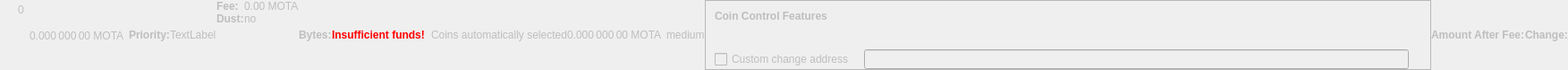
    <widget class="QWidget" name="dummyHideWidget" native="true">
     <property name="enabled">
      <bool>false</bool>
     </property>
     <property name="maximumSize">
      <size>
       <width>100</width>
       <height>22</height>
      </size>
     </property>
     <layout class="QHBoxLayout" name="dummyHideLayout">
      <property name="spacing">
       <number>0</number>
      </property>
      <property name="leftMargin">
       <number>0</number>
      </property>
      <property name="topMargin">
       <number>0</number>
      </property>
      <property name="rightMargin">
       <number>0</number>
      </property>
      <property name="bottomMargin">
       <number>0</number>
      </property>
      <item>
       <layout class="QFormLayout" name="formLayoutCoinControl1">
        <property name="horizontalSpacing">
         <number>10</number>
        </property>
        <property name="verticalSpacing">
         <number>14</number>
        </property>
        <property name="leftMargin">
         <number>10</number>
        </property>
        <property name="topMargin">
         <number>4</number>
        </property>
        <property name="rightMargin">
         <number>6</number>
        </property>
        <item row="0" column="1">
         <widget class="QLabel" name="labelCoinControlBytes">
          <property name="cursor">
           <cursorShape>IBeamCursor</cursorShape>
          </property>
          <property name="contextMenuPolicy">
           <enum>Qt::ActionsContextMenu</enum>
          </property>
          <property name="text">
           <string notr="true">0</string>
          </property>
          <property name="textInteractionFlags">
           <set>Qt::LinksAccessibleByMouse|Qt::TextSelectableByKeyboard|Qt::TextSelectableByMouse</set>
          </property>
         </widget>
        </item>
       </layout>
      </item>
      <item>
       <widget class="QLabel" name="labelCoinControlAfterFee">
        <property name="enabled">
         <bool>false</bool>
        </property>
        <property name="sizePolicy">
         <sizepolicy hsizetype="Fixed" vsizetype="Fixed">
          <horstretch>0</horstretch>
          <verstretch>0</verstretch>
         </sizepolicy>
        </property>
        <property name="minimumSize">
         <size>
          <width>111</width>
          <height>12</height>
         </size>
        </property>
        <property name="maximumSize">
         <size>
          <width>111</width>
          <height>12</height>
         </size>
        </property>
        <property name="cursor">
         <cursorShape>IBeamCursor</cursorShape>
        </property>
        <property name="contextMenuPolicy">
         <enum>Qt::ActionsContextMenu</enum>
        </property>
        <property name="text">
         <string notr="true">0.000 000 00 MOTA</string>
        </property>
        <property name="textInteractionFlags">
         <set>Qt::LinksAccessibleByMouse|Qt::TextSelectableByKeyboard|Qt::TextSelectableByMouse</set>
        </property>
       </widget>
      </item>
      <item>
       <widget class="QLabel" name="labelCoinControlPriorityText">
        <property name="enabled">
         <bool>false</bool>
        </property>
        <property name="font">
         <font>
          <weight>75</weight>
          <bold>true</bold>
         </font>
        </property>
        <property name="text">
         <string>Priority:</string>
        </property>
       </widget>
      </item>
      <item>
       <layout class="QHBoxLayout" name="horizontalLayout">
        <item>
         <widget class="QLabel" name="WarningLabel">
          <property name="text">
           <string>TextLabel</string>
          </property>
         </widget>
        </item>
       </layout>
      </item>
      <item>
       <layout class="QFormLayout" name="formLayoutCoinControl3">
        <property name="horizontalSpacing">
         <number>0</number>
        </property>
        <property name="verticalSpacing">
         <number>0</number>
        </property>
        <property name="leftMargin">
         <number>0</number>
        </property>
        <property name="topMargin">
         <number>0</number>
        </property>
        <property name="rightMargin">
         <number>0</number>
        </property>
        <item row="0" column="0">
         <widget class="QLabel" name="labelCoinControlFeeText">
          <property name="enabled">
           <bool>false</bool>
          </property>
          <property name="font">
           <font>
            <weight>75</weight>
            <bold>true</bold>
           </font>
          </property>
          <property name="text">
           <string>Fee:</string>
          </property>
          <property name="margin">
           <number>0</number>
          </property>
         </widget>
        </item>
        <item row="0" column="1">
         <widget class="QLabel" name="labelCoinControlFee">
          <property name="enabled">
           <bool>false</bool>
          </property>
          <property name="cursor">
           <cursorShape>IBeamCursor</cursorShape>
          </property>
          <property name="contextMenuPolicy">
           <enum>Qt::ActionsContextMenu</enum>
          </property>
          <property name="text">
           <string notr="true">0.00 MOTA</string>
          </property>
          <property name="textInteractionFlags">
           <set>Qt::LinksAccessibleByMouse|Qt::TextSelectableByKeyboard|Qt::TextSelectableByMouse</set>
          </property>
         </widget>
        </item>
        <item row="1" column="0">
         <widget class="QLabel" name="labelCoinControlLowOutputText">
          <property name="enabled">
           <bool>false</bool>
          </property>
          <property name="font">
           <font>
            <weight>75</weight>
            <bold>true</bold>
           </font>
          </property>
          <property name="text">
           <string>Dust:</string>
          </property>
         </widget>
        </item>
        <item row="1" column="1">
         <widget class="QLabel" name="labelCoinControlLowOutput">
          <property name="enabled">
           <bool>false</bool>
          </property>
          <property name="cursor">
           <cursorShape>IBeamCursor</cursorShape>
          </property>
          <property name="contextMenuPolicy">
           <enum>Qt::ActionsContextMenu</enum>
          </property>
          <property name="text">
           <string>no</string>
          </property>
          <property name="textInteractionFlags">
           <set>Qt::LinksAccessibleByMouse|Qt::TextSelectableByKeyboard|Qt::TextSelectableByMouse</set>
          </property>
         </widget>
        </item>
       </layout>
      </item>
      <item>
       <widget class="QLabel" name="labelCoinControlBytesText">
        <property name="enabled">
         <bool>false</bool>
        </property>
        <property name="font">
         <font>
          <weight>75</weight>
          <bold>true</bold>
         </font>
        </property>
        <property name="text">
         <string>Bytes:</string>
        </property>
       </widget>
      </item>
      <item>
       <layout class="QFormLayout" name="formLayoutCoinControl2">
        <property name="horizontalSpacing">
         <number>0</number>
        </property>
        <property name="verticalSpacing">
         <number>0</number>
        </property>
        <property name="leftMargin">
         <number>0</number>
        </property>
        <property name="topMargin">
         <number>0</number>
        </property>
        <property name="rightMargin">
         <number>0</number>
        </property>
       </layout>
      </item>
      <item>
       <layout class="QHBoxLayout" name="horizontalLayoutCoinControl2">
        <property name="spacing">
         <number>0</number>
        </property>
        <property name="bottomMargin">
         <number>0</number>
        </property>
       </layout>
      </item>
      <item>
       <widget class="QLabel" name="labelCoinControlInsuffFunds">
        <property name="enabled">
         <bool>false</bool>
        </property>
        <property name="minimumSize">
         <size>
          <width>0</width>
          <height>0</height>
         </size>
        </property>
        <property name="font">
         <font>
          <weight>75</weight>
          <bold>true</bold>
         </font>
        </property>
        <property name="styleSheet">
         <string notr="true">color:red;font-weight:bold;</string>
        </property>
        <property name="text">
         <string>Insufficient funds!</string>
        </property>
        <property name="margin">
         <number>5</number>
        </property>
       </widget>
      </item>
      <item>
       <layout class="QFormLayout" name="formLayoutCoinControl4">
        <property name="horizontalSpacing">
         <number>0</number>
        </property>
        <property name="verticalSpacing">
         <number>0</number>
        </property>
        <property name="leftMargin">
         <number>0</number>
        </property>
        <property name="topMargin">
         <number>0</number>
        </property>
        <property name="rightMargin">
         <number>0</number>
        </property>
       </layout>
      </item>
      <item>
       <widget class="QLabel" name="labelCoinControlChangeLabel">
        <property name="enabled">
         <bool>false</bool>
        </property>
        <property name="sizePolicy">
         <sizepolicy hsizetype="Preferred" vsizetype="Expanding">
          <horstretch>0</horstretch>
          <verstretch>0</verstretch>
         </sizepolicy>
        </property>
        <property name="minimumSize">
         <size>
          <width>0</width>
          <height>0</height>
         </size>
        </property>
        <property name="text">
         <string/>
        </property>
        <property name="margin">
         <number>3</number>
        </property>
       </widget>
      </item>
      <item>
       <widget class="QLabel" name="labelCoinControlAutomaticallySelected">
        <property name="enabled">
         <bool>false</bool>
        </property>
        <property name="sizePolicy">
         <sizepolicy hsizetype="Fixed" vsizetype="Fixed">
          <horstretch>0</horstretch>
          <verstretch>0</verstretch>
         </sizepolicy>
        </property>
        <property name="minimumSize">
         <size>
          <width>0</width>
          <height>0</height>
         </size>
        </property>
        <property name="maximumSize">
         <size>
          <width>240</width>
          <height>16777215</height>
         </size>
        </property>
        <property name="text">
         <string>Coins automatically selected</string>
        </property>
        <property name="margin">
         <number>5</number>
        </property>
       </widget>
      </item>
      <item>
       <widget class="QLabel" name="labelCoinControlChange">
        <property name="enabled">
         <bool>false</bool>
        </property>
        <property name="sizePolicy">
         <sizepolicy hsizetype="Fixed" vsizetype="Fixed">
          <horstretch>0</horstretch>
          <verstretch>0</verstretch>
         </sizepolicy>
        </property>
        <property name="minimumSize">
         <size>
          <width>111</width>
          <height>0</height>
         </size>
        </property>
        <property name="maximumSize">
         <size>
          <width>111</width>
          <height>16777215</height>
         </size>
        </property>
        <property name="cursor">
         <cursorShape>IBeamCursor</cursorShape>
        </property>
        <property name="contextMenuPolicy">
         <enum>Qt::ActionsContextMenu</enum>
        </property>
        <property name="text">
         <string notr="true">0.000 000 00 MOTA</string>
        </property>
        <property name="textInteractionFlags">
         <set>Qt::LinksAccessibleByMouse|Qt::TextSelectableByKeyboard|Qt::TextSelectableByMouse</set>
        </property>
       </widget>
      </item>
      <item>
       <widget class="QLabel" name="labelCoinControlPriority">
        <property name="enabled">
         <bool>false</bool>
        </property>
        <property name="cursor">
         <cursorShape>IBeamCursor</cursorShape>
        </property>
        <property name="contextMenuPolicy">
         <enum>Qt::ActionsContextMenu</enum>
        </property>
        <property name="text">
         <string>medium</string>
        </property>
        <property name="textInteractionFlags">
         <set>Qt::LinksAccessibleByMouse|Qt::TextSelectableByKeyboard|Qt::TextSelectableByMouse</set>
        </property>
       </widget>
      </item>
      <item>
       <widget class="QFrame" name="frameCoinControl">
        <property name="sizePolicy">
         <sizepolicy hsizetype="Expanding" vsizetype="Expanding">
          <horstretch>0</horstretch>
          <verstretch>0</verstretch>
         </sizepolicy>
        </property>
        <property name="maximumSize">
         <size>
          <width>16777215</width>
          <height>16777215</height>
         </size>
        </property>
        <property name="frameShape">
         <enum>QFrame::StyledPanel</enum>
        </property>
        <property name="frameShadow">
         <enum>QFrame::Sunken</enum>
        </property>
        <layout class="QVBoxLayout" name="verticalLayoutCoinControl2_2">
         <property name="spacing">
          <number>0</number>
         </property>
         <property name="leftMargin">
          <number>0</number>
         </property>
         <property name="topMargin">
          <number>0</number>
         </property>
         <property name="rightMargin">
          <number>0</number>
         </property>
         <property name="bottomMargin">
          <number>0</number>
         </property>
         <item>
          <layout class="QVBoxLayout" name="verticalLayoutCoinControl" stretch="0,0,0,1">
           <property name="spacing">
            <number>0</number>
           </property>
           <property name="leftMargin">
            <number>10</number>
           </property>
           <property name="topMargin">
            <number>10</number>
           </property>
           <item>
            <layout class="QHBoxLayout" name="horizontalLayoutCoinControl1">
             <property name="bottomMargin">
              <number>15</number>
             </property>
             <item>
              <widget class="QLabel" name="labelCoinControlFeatures">
               <property name="enabled">
                <bool>false</bool>
               </property>
               <property name="sizePolicy">
                <sizepolicy hsizetype="Preferred" vsizetype="Maximum">
                 <horstretch>0</horstretch>
                 <verstretch>0</verstretch>
                </sizepolicy>
               </property>
               <property name="font">
                <font>
                 <weight>75</weight>
                 <bold>true</bold>
                </font>
               </property>
               <property name="styleSheet">
                <string notr="true">font-weight:bold;</string>
               </property>
               <property name="text">
                <string>Coin Control Features</string>
               </property>
              </widget>
             </item>
            </layout>
           </item>
           <item>
            <widget class="QWidget" name="widgetCoinControl" native="true">
             <property name="sizePolicy">
              <sizepolicy hsizetype="Preferred" vsizetype="Preferred">
               <horstretch>0</horstretch>
               <verstretch>0</verstretch>
              </sizepolicy>
             </property>
             <property name="minimumSize">
              <size>
               <width>0</width>
               <height>0</height>
              </size>
             </property>
             <property name="styleSheet">
              <string notr="true"/>
             </property>
             <layout class="QHBoxLayout" name="horizontalLayoutCoinControl5_2">
              <property name="leftMargin">
               <number>0</number>
              </property>
              <property name="topMargin">
               <number>0</number>
              </property>
              <property name="rightMargin">
               <number>0</number>
              </property>
              <property name="bottomMargin">
               <number>0</number>
              </property>
              <item>
               <layout class="QHBoxLayout" name="horizontalLayoutCoinControl3">
                <property name="spacing">
                 <number>20</number>
                </property>
                <property name="topMargin">
                 <number>0</number>
                </property>
                <property name="bottomMargin">
                 <number>10</number>
                </property>
               </layout>
              </item>
             </layout>
            </widget>
           </item>
           <item>
            <layout class="QHBoxLayout" name="horizontalLayoutCoinControl4" stretch="0,0,0">
             <property name="spacing">
              <number>12</number>
             </property>
             <property name="sizeConstraint">
              <enum>QLayout::SetDefaultConstraint</enum>
             </property>
             <property name="topMargin">
              <number>5</number>
             </property>
             <property name="rightMargin">
              <number>5</number>
             </property>
             <item>
              <widget class="QCheckBox" name="checkBoxCoinControlChange">
               <property name="enabled">
                <bool>false</bool>
               </property>
               <property name="toolTip">
                <string>If this is activated, but the change address is empty or invalid, change will be sent to a newly generated address.</string>
               </property>
               <property name="text">
                <string>Custom change address</string>
               </property>
              </widget>
             </item>
             <item>
              <widget class="QValidatedLineEdit" name="lineEditCoinControlChange">
               <property name="enabled">
                <bool>false</bool>
               </property>
               <property name="sizePolicy">
                <sizepolicy hsizetype="Expanding" vsizetype="Fixed">
                 <horstretch>0</horstretch>
                 <verstretch>0</verstretch>
                </sizepolicy>
               </property>
              </widget>
             </item>
             <item>
              <widget class="QLabel" name="labelCoinControlChangeLabel_2">
               <property name="sizePolicy">
                <sizepolicy hsizetype="Preferred" vsizetype="Expanding">
                 <horstretch>0</horstretch>
                 <verstretch>0</verstretch>
                </sizepolicy>
               </property>
               <property name="minimumSize">
                <size>
                 <width>0</width>
                 <height>0</height>
                </size>
               </property>
               <property name="text">
                <string/>
               </property>
               <property name="margin">
                <number>3</number>
               </property>
              </widget>
             </item>
            </layout>
           </item>
           <item>
            <spacer name="verticalSpacerCoinControl">
             <property name="orientation">
              <enum>Qt::Vertical</enum>
             </property>
             <property name="sizeHint" stdset="0">
              <size>
               <width>800</width>
               <height>1</height>
              </size>
             </property>
            </spacer>
           </item>
          </layout>
         </item>
        </layout>
       </widget>
      </item>
      <item>
       <widget class="QLabel" name="labelCoinControlAfterFeeText">
        <property name="enabled">
         <bool>false</bool>
        </property>
        <property name="minimumSize">
         <size>
          <width>0</width>
          <height>0</height>
         </size>
        </property>
        <property name="maximumSize">
         <size>
          <width>16777215</width>
          <height>16777215</height>
         </size>
        </property>
        <property name="font">
         <font>
          <weight>75</weight>
          <bold>true</bold>
         </font>
        </property>
        <property name="text">
         <string>Amount After Fee:</string>
        </property>
        <property name="alignment">
         <set>Qt::AlignLeading|Qt::AlignLeft|Qt::AlignVCenter</set>
        </property>
        <property name="margin">
         <number>0</number>
        </property>
       </widget>
      </item>
      <item>
       <widget class="QLabel" name="labelCoinControlChangeText">
        <property name="enabled">
         <bool>false</bool>
        </property>
        <property name="sizePolicy">
         <sizepolicy hsizetype="Preferred" vsizetype="Preferred">
          <horstretch>0</horstretch>
          <verstretch>0</verstretch>
         </sizepolicy>
        </property>
        <property name="minimumSize">
         <size>
          <width>0</width>
          <height>0</height>
         </size>
        </property>
        <property name="maximumSize">
         <size>
          <width>16777215</width>
          <height>16777215</height>
         </size>
        </property>
        <property name="font">
         <font>
          <weight>75</weight>
          <bold>true</bold>
         </font>
        </property>
        <property name="text">
         <string>Change:</string>
        </property>
        <property name="alignment">
         <set>Qt::AlignLeading|Qt::AlignLeft|Qt::AlignVCenter</set>
        </property>
       </widget>
      </item>
     </layout>
    </widget>
